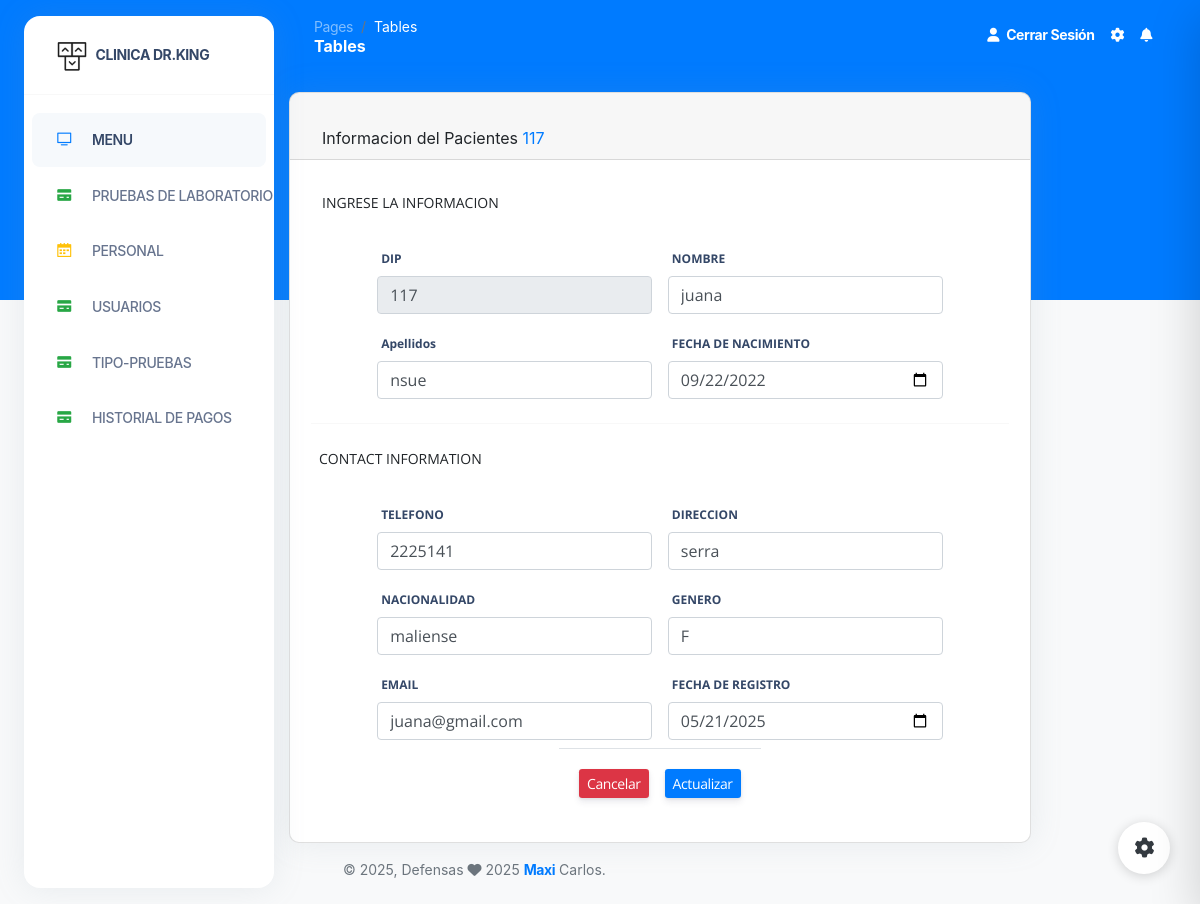
Screenshot of /ADMINISTRADOR/editar_personal.php?id_personal=117 (signed in) with the database file from the repository.
### tables this page shows
CREATE TABLE `personal` (
  `dip_personal` int(11) NOT NULL,
  `nombre` varchar(20) NOT NULL,
  `apellidos` varchar(20) NOT NULL,
  `fecha_nacimiento` date NOT NULL,
  `sexo` varchar(2) NOT NULL,
  `codigo` varchar(10) NOT NULL,
  `direccion` varchar(20) NOT NULL,
  `email` varchar(30) NOT NULL,
  `telefono` varchar(20) NOT NULL,
  `nacionalidad` varchar(25) NOT NULL,
  `fecha_registro` date NOT NULL
);

### componentes/formulario_editar_personal.php (the view, shortened to what this page needs)
<?php
require '../conexion/conexion.php';
$id_filtro=$_GET['id_personal'];
$sql_editar = "SELECT * FROM personal WHERE dip_personal=$id_filtro LIMIT 1";
$resultado_editar = mysqli_query($conn, $sql_editar);
$fila_editar = mysqli_fetch_assoc($resultado_editar);
$codigo = $fila_editar['dip_personal'];
?>
<div class="container-fluid py-4">
    <div class="row">
        <div class="col-md-10">
            <div class="card">
                <div class="card-header pb-0">
                    <div class="d-flex align-items-center">
                        <p class="mb-0 p-2">Informacion del Pacientes <span class="text-primary"><?php  echo $codigo;     ?></span></p>
                    </div>
                </div>
                <div class="card-body">
                    <p class="text-uppercase text-sm p-2">Ingrese la Informacion</p>
                    <div class="row">
                        <form action="../php/actualizar_personal.php" method="post" enctype="multipart/form-data">
                            <div class="d-flex flex-row justify-content-center">
                                <div class="p-2 col-lg-5">
                                    <label for="edad" class="form-label">DIP</label>
                                    <input type="number" class="form-control" name="dip" id="dip" placeholder="introduce el dip" value="<?php echo $fila_editar['dip_personal']   ?>" readonly>
                                </div>
                                <div class="p-2 col-lg-5">
                                    <label for="nombre" class="form-label">NOMBRE</label>
                                    <input type="txt" class="form-control" name="nombre" id="nombre" placeholder="introduce el nombre" value="<?php echo $fila_editar['nombre']   ?>" required>
                                </div>
                            </div>
                            <div class="d-flex flex-row justify-content-center">
                                <div class="p-2 col-lg-5">
                                    <label for="apellidos" class="form-label">Apellidos</label>
                                    <input type="text" class="form-control" name="apellidos" id="apellidos" placeholder="introduce el apellido" value="<?php echo $fila_editar['apellidos']   ?>" required>
                                </div>
                                <div class="p-2 col-lg-5">
                                    <label for="fecha_nacimiento" class="form-label">FECHA DE NACIMIENTO</label>
                                    <input type="date" class="form-control" name="fecha_nacimiento" id="fecha_nacimiento" value="<?php echo $fila_editar['fecha_nacimiento']   ?>" required>
                                </div>
                            </div>
                            <hr class="horizontal dark">
                            <p class="text-uppercase text-sm p-2">Contact Information</p>
                            <div class="d-flex flex-row justify-content-center">
                                <div class=" p-2 col-lg-5">
                                    <label for="telefono" class="form-label">TELEFONO</label>
                                    <input type="text" class="form-control" name="telefono" id="telefono" placeholder="introduce el telefono" value="<?php echo $fila_editar['telefono']   ?>" required>
                                </div>
                                <div class="p-2 col-lg-5">
                                    <label for="edad" class="form-label">DIRECCION</label>
                                    <input type="text" class="form-control" name="direccion" id="direccion" placeholder="introduce la direccion" value="<?php echo $fila_editar['direccion']   ?>" required>
                                </div>
                            </div>
                            <div class="d-flex flex-row justify-content-center">
                                <div class="p-2 col-lg-5">
                                    <label for="nacionalidad" class="form-label">NACIONALIDAD</label>
                                    <input type="text" class="form-control" name="nacionalidad" id="nacionalidad" placeholder="introduce al tutor" value="<?php echo $fila_editar['nacionalidad']   ?>" required>
                                </div>
                                <div class="p-2 col-lg-5">
                                    <label for="sexo">GENERO</label>
                                    <select class="form-control" aria-label=".form-select-lg example" id="genero" name="genero" required>
                                        <option value="<?php echo $fila_editar['sexo'];?>"><?php echo $fila_editar['sexo']   ?></option>
                                    </select>
                                </div>
                            </div>
                            <div class="d-flex flex-row justify-content-center">
                                <div class="p-2 col-lg-5">
                                    <label for="edad" class="form-label">EMAIL</label>
                                    <input type="email" class="form-control" name="correo" id="correo" placeholder="introduce el Email" value="<?php echo $fila_editar['email']   ?>" required>
                                </div>
                                <div class="p-2 col-lg-5">
                                    <label for="fecha" class="form-label">FECHA DE REGISTRO</label>
                                    <input type="date" class="form-control" name="fecha_registro" id="fecha_registro" value="<?php echo $fila_editar['fecha_registro']   ?>" required>
                                </div>
                            </div>
                        <div class="row justify-content-center">
                        <div class="modal-footer col-auto">
                            <a href="../ADMINISTRADOR/pacientes.php" class="btn btn-danger m-2 btn-sm">Cancelar</a>
                            <button type="submit" class="btn btn-primary m-2 btn-sm"> Actualizar </button>
                        </div>
                    </div>
                        </form>
                    </div>
                </div>
            </div>

### componentes/head.php (style rules this page uses)
.card { border-radius: 10px; background-color: #ffffff; }

### rows the page displays
personal: dip_personal "117", dip "117", nombre "juana", apellidos "nsue", fecha_nacimiento "09/22/2022", telefono "2225141", direccion "serra", nacionalidad "maliense", genero "F", correo "juana@gmail.com", fecha_registro "05/21/2025"
